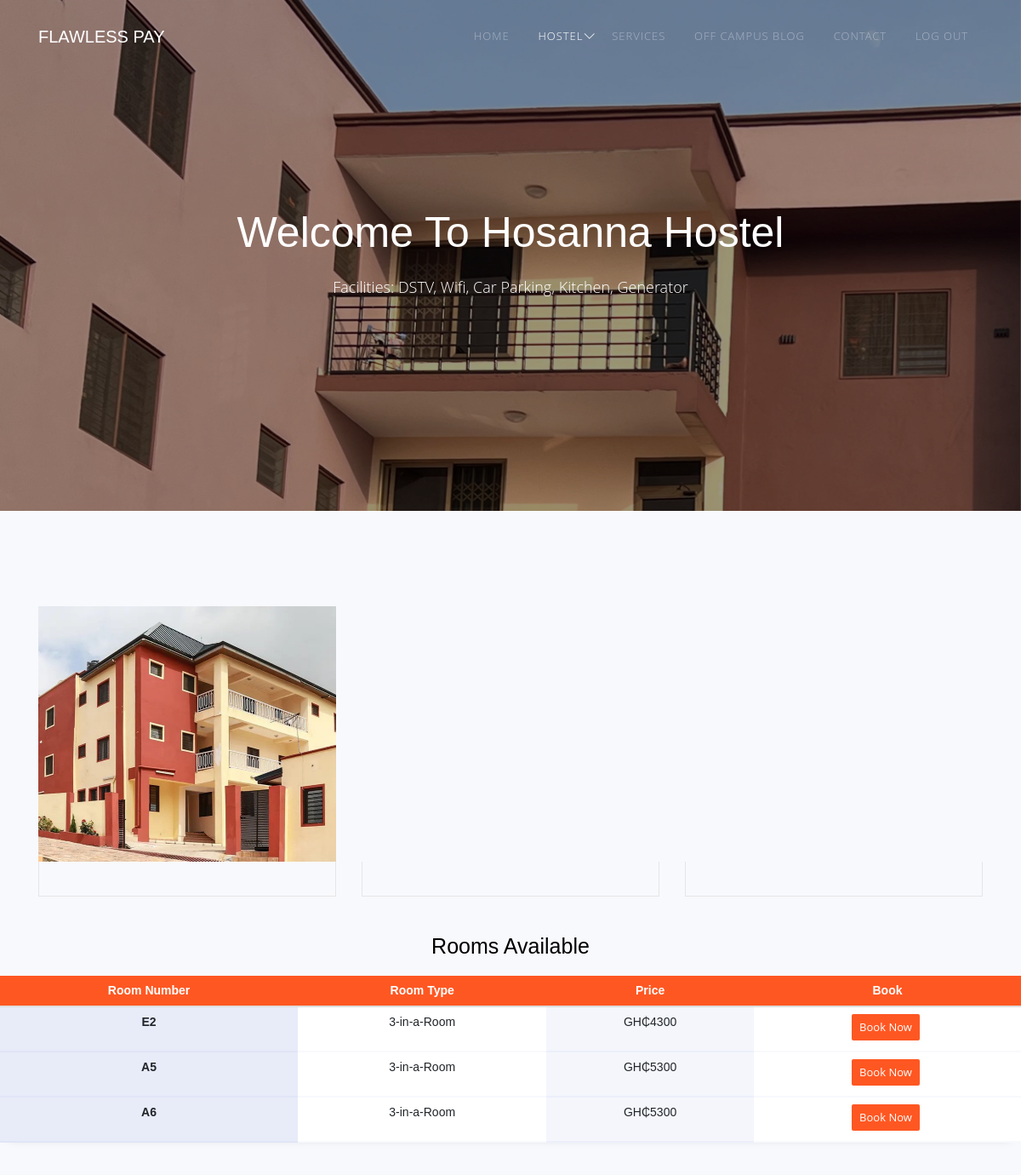
Page /View/hosanna.php (signed in) on the committed database.
### tables this page shows
CREATE TABLE `rooms` (
  `room_id` int(11) NOT NULL,
  `hostel_id` int(11) NOT NULL,
  `room_name` varchar(100) NOT NULL,
  `room_type` varchar(100) NOT NULL,
  `room_gender` varchar(50) NOT NULL,
  `room_price` double NOT NULL,
  `room_num` int(11) NOT NULL DEFAULT 0,
  `room_cap` int(11) NOT NULL,
  `room_status` int(11) NOT NULL DEFAULT 0
);

### Controller/user_controller.php (called while the page is built, shortened)
<?php
require 'Classes/user_class.php';
function sel_user_ctr($id){
    $sel = new user_class();
    return $sel->sel_user($id);
}
?>

### Classes/user_class.php (called while the page is built, shortened)
<?php
require_once("Settings/db_class.php");
class user_class extends db_connection{
    function sel_user($id){
        $sql = "SELECT * FROM users WHERE user_id = $id";
        $record = $this->db_fetch_one($sql);
        return $record;
    }
}
?>

### Settings/db_class.php (called while the page is built, shortened)
<?php
class db_connection
{
	public $db = null;
	public $results = null;
	function db_connect(){
		$this->db = mysqli_connect(DB_SERVER,DB_USERNAME,DB_PASSWORD,DB_NAME);
		if (mysqli_connect_errno()) {
			return false;
		}else{
			return true;
		}
	}
	function db_query($sqlQuery){
		$this->results = mysqli_query($this->db,$sqlQuery);
		if ($this->results == false) {
			return false;
		}else{
			return true;
		}
	}
	function db_fetch_one($sql){
		if(!$this->db_query($sql)){
			return false;
		}
		return mysqli_fetch_assoc($this->results);
	}
	function db_fetch_all($sql){
		if(!$this->db_query($sql)){
			return false;
		}
		return mysqli_fetch_all($this->results, MYSQLI_ASSOC);
	}
}
?>

### Controller/room_controller.php (called while the page is built, shortened)
<?php
include "../Classes/room_class.php";
function selrooms_ctr($id,$gender){
    $sel = new room_class();
    return $sel->selrooms($id,$gender);
}
?>

### Classes/room_class.php (called while the page is built, shortened)
<?php
include_once("../Settings/db_class.php");
class room_class extends db_connection{
    function selrooms($id,$gender){
        $sql = "SELECT * FROM rooms WHERE hostel_id = '$id' AND room_gender = '$gender' AND  room_status = 0";
        $records = $this->db_fetch_all($sql);
        return $records;
    }
}
?>

### view/hosanna.php (the view, shortened to what this page needs)
<?php
include "../Controller/user_controller.php";
include "../Controller/room_controller.php";
$user = sel_user_ctr($_SESSION['id']);
$gender = $user['user_gender'];
$available = selrooms_ctr(1,$gender);
?>
<!DOCTYPE html>
 <html class="no-js">
	<head>
	<link rel="stylesheet" href="../css/superfish.css">
	<link rel="stylesheet" href="../css/bootstrap-datepicker.min.css">
	<link rel="stylesheet" href="../css/cs-select.css">
	<link rel="stylesheet" href="../css/cs-skin-border.css">
	<link rel="stylesheet" href="../css/themify-icons.css">
	<link rel="stylesheet" href="../css/flaticon.css">
	<link rel="stylesheet" href="../css/icomoon.css">
	<link rel="stylesheet" href="../css/flexslider.css">
	<link rel="stylesheet" href="../css/style.css">
	<link rel="stylesheet" href="../css/stylebook.css">
</head>
<body>
	<div id="fh5co-wrapper">
	<div id="fh5co-page">
	<div id="fh5co-header">
		<header id="fh5co-header-section">
			<div class="container">
				<div class="nav-header">
					<h1 id="fh5co-logo"><a href="../index.php">Flawless Pay</a></h1>
					<nav id="fh5co-menu-wrap" role="navigation">
						<ul class="sf-menu" id="fh5co-primary-menu">
							<li><a href="../index.php">Home</a></li>
							<li>
								<a class="active" href="#" class="fh5co-sub-ddown">Hostel</a>
							</li>
							<li><a href="services.php">Services</a></li>
							<li><a href="blog.php">Off Campus Blog</a></li>
							<li><a href="contact.php">Contact</a></li>
							<li><a href="../Login/logout.php">Log Out</a></li>
						</ul>
					</nav>
				</div>
			</div>
		</header>
	</div>
	<div class="fh5co-parallax" style="background-image: url(../images/newhosanna.jpg);" data-stellar-background-ratio="0.5">
		<div class="overlay"></div>
		<div class="container">
			<div class="row">
				<div class="col-md-12 col-md-offset-0 col-sm-12 col-sm-offset-0 col-xs-12 col-xs-offset-0 text-center fh5co-table">
					<div class="fh5co-intro fh5co-table-cell">
						<h1 class="text-center">Welcome To Hosanna Hostel</h1>
						<p>Facilities: DSTV, Wifi, Car Parking, Kitchen, Generator</p>
					</div>
				</div>
			</div>
		</div>
	</div>
	<div id="fh5co-hotel-section">
		<div class="container">
			<div class="row">
				<div class="col-md-4">
					<div class="hotel-content">
						<div class="hotel-grid" style="background-image: url(../images/hosanna.jpg);">
						</div>
						<div class="desc">
						</div>
					</div>
				</div>
				<div class="col-md-4">
					<div class="hotel-content">
						<div class="hotel-grid" style="background-image: url(../images/hosannaslide1.jpg);">
						</div>
						<div class="desc">
						</div>
					</div>
				</div>
				<div class="col-md-4">
					<div class="hotel-content">
						<div class="hotel-grid" style="background-image: url(../images/hosannaslide2.jpg);">
						</div>
						<div class="desc">
						</div>
					</div>
				</div>
			</div>
		</div>
		<div class="row">
			<div class="col-md-12">
				<h1 class="text-center mb-4">Rooms Available</h1>
				<div class="table-wrap">
					<table class="table">
					<thead class="thead-primary">
					  <tr>
						<th>Room Number</th>
						<th>Room Type</th>
						<th>Price</th>
						<th>Book</th>
					  </tr>
					</thead>
					<tbody>
					  <?php foreach($available as $a):?>
					  <tr>
						<th scope="row" class="scope" ><?php echo $a['room_name'];?></th>
						<td><?php echo $a['room_type'];?></td>
						<td>GH₵<?php echo $a['room_price'];?></td>
						<td><a href="confirmbooking.php?room=<?php echo $a['room_id'];?>" class="btn btn-primary">Book Now</a></td>
					  </tr>
					  <?php endforeach?>
					</tbody>
				  </table>
				</div>
			</div>
		</div>
	</div>
	</div>
	</div>
</body>
</html>

### css/superfish.css (style rules this page uses)
.sf-menu, .sf-menu * { margin: 0; padding: 0; list-style: none; }
.sf-menu li { position: relative; }
.sf-menu > li { float: left; }
.sf-menu a { display: block; position: relative; }
.sf-menu { float: left; margin-bottom: 1em; }
.sf-menu a { border-left: 1px solid #fff; border-top: 1px solid #dFeEFF; border-top: 1px solid rgba(255,255,255,.5); padding: .75em 1em; text-decoration: none; zoom: 1; }
.sf-menu a { color: #13a; }
.sf-menu li { background: #BDD2FF; white-space: nowrap; *white-space: normal; -webkit-transition: background .2s; transition: background .2s; }
.sf-arrows .sf-with-ul { padding-right: 2.5em; *padding-right: 1em; }
.sf-arrows .sf-with-ul:after { content: ''; position: absolute; top: 50%; right: 1em; margin-top: -3px; height: 0; width: 0; border: 5px solid transparent; border-top-color: #dFeEFF; border-top-color: rgba(255,255,255,.5); }

### rows in the picture
rooms: room_name "E2", room_type "3-in-a-Room", room_price "4300"
rooms: room_name "A5", room_type "3-in-a-Room", room_price "5300"
rooms: room_name "A6", room_type "3-in-a-Room", room_price "5300"
